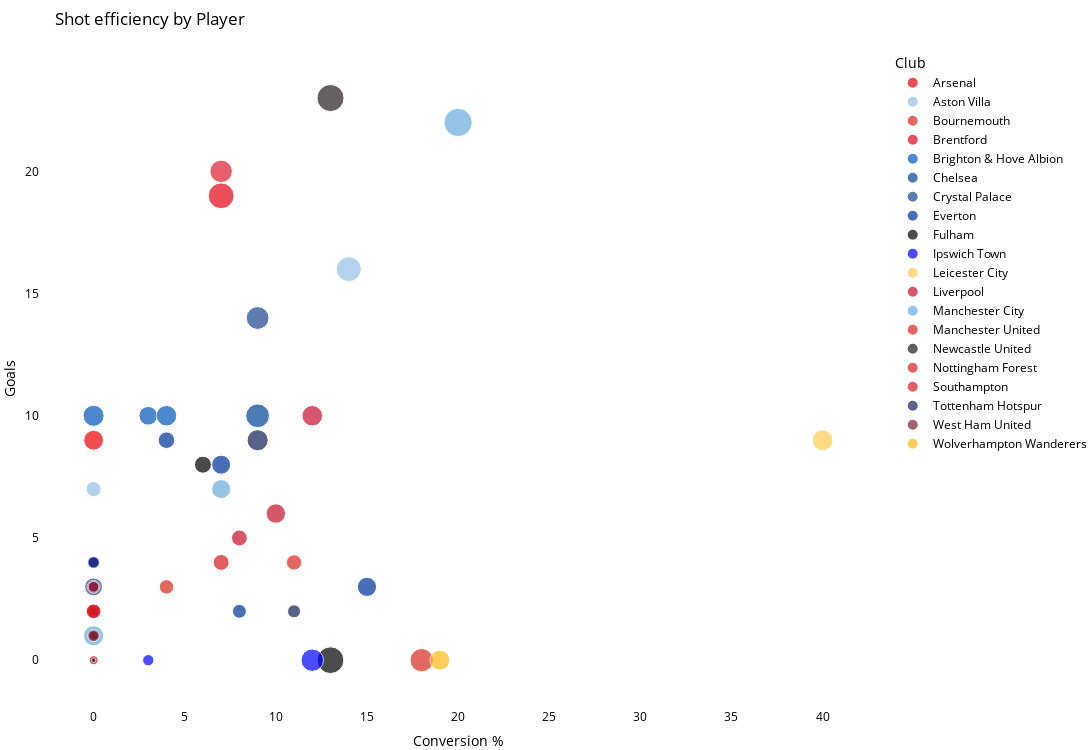

Notebook source saved alongside this figure:
### Markdown cell above
## 2. Análisis por Posición / Position-based Analysis

### Metodología / Methodology
Analizaremos el rendimiento específico por posición considerando:

1. **Delanteros (FWD)**
   - Eficiencia de tiro
   - Conversión de oportunidades
   - Contribución al juego

2. **Mediocampistas (MID)**
   - Balance ataque/defensa
   - Creación de juego
   - Presión y recuperación

3. **Defensas (DEF)**
   - Acciones defensivas
   - Construcción desde atrás
   - Duelos ganados

4. **Porteros (GKP)**
   - Paradas realizadas
   - Distribución
   - Prevención de goles

### Métricas Normalizadas / Normalized Metrics
Todas las métricas se analizarán por 90 minutos para permitir comparaciones justas entre jugadores con diferentes tiempos de juego.

### Code cell
## Offensive Statistics Interactive Plots by position
## Forward Players
df_fwd = df[df['Position'].isin(['FWD'])]
fig = px.scatter(
    df_fwd,
    x='Conversion %',
    y='Goals',
    size='Shots',
    color='Club',
    color_discrete_map=club_colors,
    hover_data=['Player Name', 'Club', 'Nationality', 'Position'],
    title='Shot efficiency by Player',
)

fig.update_layout(
    paper_bgcolor='white',
    plot_bgcolor='white',
    font=dict(color='black'),
    title=dict(font=dict(color='black')),
    height=750,
    width=1300,
    margin=dict(l=0, r=0, t=50, b=0)
)

fig.show()

### Figure 1 — Plotly figure (JSON) as saved in the notebook; plotly's stock layout.template omitted (floating-point values rounded to 4 significant figures)
{"data": [{"customdata": [["Gabriel Jesus", "Arsenal", "Brazil", "FWD"], ["Kai Havertz", "Arsenal", "Germany", "FWD"], ["Nathan Butler-Oyedeji", "Arsenal", "England", "FWD"]], "hovertemplate": "Club=%{customdata[1]}<br>Conversion %=%{x}<br>Goals=%{y}<br>Shots=%{marker.size}<br>Player Name=%{customdata[0]}<br>Nationality=%{customdata[2]}<br>Position=%{customdata[3]}<extra></extra>", "legendgroup": "Arsenal", "marker": {"color": "#EF0107", "size": [20, 53, 1], "sizemode": "area", "sizeref": 0.27, "symbol": "circle"}, "mode": "markers", "name": "Arsenal", "orientation": "v", "showlegend": true, "type": "scatter", "x": [0, 0, 0], "xaxis": "x", "y": [3, 9, 0], "yaxis": "y"}, {"customdata": [["Donyell Malen", "Aston Villa", "Netherlands", "FWD"], ["Jhon Durán", "Aston Villa", "Colombia", "FWD"], ["Ollie Watkins", "Aston Villa", "England", "FWD"]], "hovertemplate": "Club=%{customdata[1]}<br>Conversion %=%{x}<br>Goals=%{y}<br>Shots=%{marker.size}<br>Player Name=%{customdata[0]}<br>Nationality=%{customdata[2]}<br>Position=%{customdata[3]}<extra></extra>", "legendgroup": "Aston Villa", "marker": {"color": "#95BFE5", "size": [15, 31, 84], "sizemode": "area", "sizeref": 0.27, "symbol": "circle"}, "mode": "markers", "name": "Aston Villa", "orientation": "v", "showlegend": true, "type": "scatter", "x": [0, 0, 14], "xaxis": "x", "y": [3, 7, 16], "yaxis": "y"}, {"customdata": [["Daniel Jebbison", "Bournemouth", "Canada", "FWD"], ["Enes Ünal", "Bournemouth", "Turkiye", "FWD"], ["Evanilson", "Bournemouth", "Brazil", "FWD"], ["Remy Rees-Dottin", "Bournemouth", "England", "FWD"], ["Zain Silcott-Duberry", "Bournemouth", "England", "FWD"]], "hovertemplate": "Club=%{customdata[1]}<br>Conversion %=%{x}<br>Goals=%{y}<br>Shots=%{marker.size}<br>Player Name=%{customdata[0]}<br>Nationality=%{customdata[2]}<br>Position=%{customdata[3]}<extra></extra>", "legendgroup": "Bournemouth", "marker": {"color": "#DA291C", "size": [5, 20, 73, 0, 0], "sizemode": "area", "sizeref": 0.27, "symbol": "circle"}, "mode": "markers", "name": "Bournemouth", "orientation": "v", "showlegend": true, "type": "scatter", "x": [0, 0, 18, 0, 0], "xaxis": "x", "y": [1, 2, 0, 0, 0], "yaxis": "y"}, {"customdata": [["Fábio Carvalho", "Brentford", "Portugal", "FWD"], ["Gustavo Nunes", "Brentford", "Brazil", "FWD"], ["Igor Thiago", "Brentford", "Brazil", "FWD"], ["Yoane Wissa", "Brentford", "DR Congo", "FWD"]], "hovertemplate": "Club=%{customdata[1]}<br>Conversion %=%{x}<br>Goals=%{y}<br>Shots=%{marker.size}<br>Player Name=%{customdata[0]}<br>Nationality=%{customdata[2]}<br>Position=%{customdata[3]}<extra></extra>", "legendgroup": "Brentford", "marker": {"color": "#E30613", "size": [12, 0, 2, 90], "sizemode": "area", "sizeref": 0.27, "symbol": "circle"}, "mode": "markers", "name": "Brentford", "orientation": "v", "showlegend": true, "type": "scatter", "x": [0, 0, 0, 7], "xaxis": "x", "y": [2, 0, 0, 19], "yaxis": "y"}, {"customdata": [["Danny Welbeck", "Brighton & Hove Albion", "England", "FWD"], ["João Pedro", "Brighton & Hove Albion", "Brazil", "FWD"], ["Kaoru Mitoma", "Brighton & Hove Albion", "Japan", "FWD"]], "hovertemplate": "Club=%{customdata[1]}<br>Conversion %=%{x}<br>Goals=%{y}<br>Shots=%{marker.size}<br>Player Name=%{customdata[0]}<br>Nationality=%{customdata[2]}<br>Position=%{customdata[3]}<extra></extra>", "legendgroup": "Brighton & Hove Albion", "marker": {"color": "#0057B8", "size": [60, 47, 57], "sizemode": "area", "sizeref": 0.27, "symbol": "circle"}, "mode": "markers", "name": "Brighton & Hove Albion", "orientation": "v", "showlegend": true, "type": "scatter", "x": [0, 3, 4], "xaxis": "x", "y": [10, 10, 10], "yaxis": "y"}, {"customdata": [["João Félix", "Chelsea", "Portugal", "FWD"], ["Nicolas Jackson", "Chelsea", "Senegal", "FWD"], ["Shumaira Mheuka", "Chelsea", "England", "FWD"], ["Tyrique George", "Chelsea", "England", "FWD"]], "hovertemplate": "Club=%{customdata[1]}<br>Conversion %=%{x}<br>Goals=%{y}<br>Shots=%{marker.size}<br>Player Name=%{customdata[0]}<br>Nationality=%{customdata[2]}<br>Position=%{customdata[3]}<extra></extra>", "legendgroup": "Chelsea", "marker": {"color": "#034694", "size": [20, 76, 1, 3], "sizemode": "area", "sizeref": 0.27, "symbol": "circle"}, "mode": "markers", "name": "Chelsea", "orientation": "v", "showlegend": true, "type": "scatter", "x": [0, 9, 0, 0], "xaxis": "x", "y": [1, 10, 0, 1], "yaxis": "y"}, {"customdata": [["Asher Agbinone", "Crystal Palace", "England", "FWD"], ["Eddie Nketiah", "Crystal Palace", "England", "FWD"], ["Jean-Philippe Mateta", "Crystal Palace", "France", "FWD"]], "hovertemplate": "Club=%{customdata[1]}<br>Conversion %=%{x}<br>Goals=%{y}<br>Shots=%{marker.size}<br>Player Name=%{customdata[0]}<br>Nationality=%{customdata[2]}<br>Position=%{customdata[3]}<extra></extra>", "legendgroup": "Crystal Palace", "marker": {"color": "#1B458F", "size": [1, 43, 70], "sizemode": "area", "sizeref": 0.27, "symbol": "circle"}, "mode": "markers", "name": "Crystal Palace", "orientation": "v", "showlegend": true, "type": "scatter", "x": [0, 0, 9], "xaxis": "x", "y": [0, 3, 14], "yaxis": "y"}, {"customdata": [["Adam Armstrong", "Everton", "England", "FWD"], ["Armando Broja", "Everton", "Albania", "FWD"], ["Beto", "Everton", "Guinea-Bissau", "FWD"], ["Dominic Calvert-Lewin", "Everton", "England", "FWD"], ["Iliman Ndiaye", "Everton", "Senegal", "FWD"], ["Youssef Chermiti", "Everton", "Portugal", "FWD"]], "hovertemplate": "Club=%{customdata[1]}<br>Conversion %=%{x}<br>Goals=%{y}<br>Shots=%{marker.size}<br>Player Name=%{customdata[0]}<br>Nationality=%{customdata[2]}<br>Position=%{customdata[3]}<extra></extra>", "legendgroup": "Everton", "marker": {"color": "#003399", "size": [26, 4, 49, 50, 37, 3], "sizemode": "area", "sizeref": 0.27, "symbol": "circle"}, "mode": "markers", "name": "Everton", "orientation": "v", "showlegend": true, "type": "scatter", "x": [8, 0, 7, 15, 4, 0], "xaxis": "x", "y": [2, 0, 8, 3, 9, 0], "yaxis": "y"}, {"customdata": [["Jay Stansfield", "Fulham", "England", "FWD"], ["Martial Godo", "Fulham", "England", "FWD"], ["Raúl Jiménez", "Fulham", "Mexico", "FWD"], ["Rodrigo Muniz", "Fulham", "Brazil", "FWD"], ["Willian", "Fulham", "Brazil", "FWD"]], "hovertemplate": "Club=%{customdata[1]}<br>Conversion %=%{x}<br>Goals=%{y}<br>Shots=%{marker.size}<br>Player Name=%{customdata[0]}<br>Nationality=%{customdata[2]}<br>Position=%{customdata[3]}<extra></extra>", "legendgroup": "Fulham", "marker": {"color": "#000000", "size": [0, 0, 96, 39, 7], "sizemode": "area", "sizeref": 0.27, "symbol": "circle"}, "mode": "markers", "name": "Fulham", "orientation": "v", "showlegend": true, "type": "scatter", "x": [0, 0, 13, 6, 0], "xaxis": "x", "y": [0, 0, 0, 8, 0], "yaxis": "y"}, {"customdata": [["Ali Al-Hamadi", "Ipswich Town", "Iraq", "FWD"], ["George Hirst", "Ipswich Town", "Scotland", "FWD"], ["Jack Clarke", "Ipswich Town", "England", "FWD"], ["Liam Delap", "Ipswich Town", "England", "FWD"], ["Sam Szmodics", "Ipswich Town", "Ireland", "FWD"]], "hovertemplate": "Club=%{customdata[1]}<br>Conversion %=%{x}<br>Goals=%{y}<br>Shots=%{marker.size}<br>Player Name=%{customdata[0]}<br>Nationality=%{customdata[2]}<br>Position=%{customdata[3]}<extra></extra>", "legendgroup": "Ipswich Town", "marker": {"color": "#0000FF", "size": [4, 14, 17, 68, 21], "sizemode": "area", "sizeref": 0.27, "symbol": "circle"}, "mode": "markers", "name": "Ipswich Town", "orientation": "v", "showlegend": true, "type": "scatter", "x": [0, 0, 3, 12, 0], "xaxis": "x", "y": [0, 3, 0, 0, 4], "yaxis": "y"}, {"customdata": [["Jake Evans", "Leicester City", "England", "FWD"], ["Jamie Vardy", "Leicester City", "England", "FWD"], ["Jeremy Monga", "Leicester City", "England", "FWD"], ["Odsonne Édouard", "Leicester City", "France", "FWD"], ["Patson Daka", "Leicester City", "Zambia", "FWD"], ["Will Alves", "Leicester City", "England", "FWD"]], "hovertemplate": "Club=%{customdata[1]}<br>Conversion %=%{x}<br>Goals=%{y}<br>Shots=%{marker.size}<br>Player Name=%{customdata[0]}<br>Nationality=%{customdata[2]}<br>Position=%{customdata[3]}<extra></extra>", "legendgroup": "Leicester City", "marker": {"color": "#FECB52", "size": [0, 58, 3, 5, 15, 0], "sizemode": "area", "sizeref": 0.27, "symbol": "circle"}, "mode": "markers", "name": "Leicester City", "orientation": "v", "showlegend": true, "type": "scatter", "x": [0, 40, 0, 0, 0, 0], "xaxis": "x", "y": [0, 9, 0, 0, 1, 0], "yaxis": "y"}, {"customdata": [["Cody Gakpo", "Liverpool", "Netherlands", "FWD"], ["Darwin Núñez", "Liverpool", "Uruguay", "FWD"], ["Diogo Jota", "Liverpool", "Portugal", "FWD"], ["Federico Chiesa", "Liverpool", "Italy", "FWD"]], "hovertemplate": "Club=%{customdata[1]}<br>Conversion %=%{x}<br>Goals=%{y}<br>Shots=%{marker.size}<br>Player Name=%{customdata[0]}<br>Nationality=%{customdata[2]}<br>Position=%{customdata[3]}<extra></extra>", "legendgroup": "Liverpool", "marker": {"color": "#C8102E", "size": [57, 34, 51, 5], "sizemode": "area", "sizeref": 0.27, "symbol": "circle"}, "mode": "markers", "name": "Liverpool", "orientation": "v", "showlegend": true, "type": "scatter", "x": [12, 8, 10, 0], "xaxis": "x", "y": [10, 5, 6, 0], "yaxis": "y"}, {"customdata": [["Claudio Echeverri", "Manchester City", "Argentina", "FWD"], ["Divin Mubama", "Manchester City", "England", "FWD"], ["Erling Haaland", "Manchester City", "Norway", "FWD"], ["Omar Marmoush", "Manchester City", "Egypt", "FWD"], ["Savinho", "Manchester City", "Brazil", "FWD"]], "hovertemplate": "Club=%{customdata[1]}<br>Conversion %=%{x}<br>Goals=%{y}<br>Shots=%{marker.size}<br>Player Name=%{customdata[0]}<br>Nationality=%{customdata[2]}<br>Position=%{customdata[3]}<extra></extra>", "legendgroup": "Manchester City", "marker": {"color": "#6CABDD", "size": [0, 1, 108, 49, 55], "sizemode": "area", "sizeref": 0.27, "symbol": "circle"}, "mode": "markers", "name": "Manchester City", "orientation": "v", "showlegend": true, "type": "scatter", "x": [0, 0, 20, 7, 0], "xaxis": "x", "y": [0, 0, 22, 7, 1], "yaxis": "y"}, {"customdata": [["Chido Obi", "Manchester United", "Denmark", "FWD"], ["Joshua Zirkzee", "Manchester United", "Netherlands", "FWD"], ["Rasmus Højlund", "Manchester United", "Denmark", "FWD"]], "hovertemplate": "Club=%{customdata[1]}<br>Conversion %=%{x}<br>Goals=%{y}<br>Shots=%{marker.size}<br>Player Name=%{customdata[0]}<br>Nationality=%{customdata[2]}<br>Position=%{customdata[3]}<extra></extra>", "legendgroup": "Manchester United", "marker": {"color": "#DA291C", "size": [5, 28, 32], "sizemode": "area", "sizeref": 0.27, "symbol": "circle"}, "mode": "markers", "name": "Manchester United", "orientation": "v", "showlegend": true, "type": "scatter", "x": [0, 4, 11], "xaxis": "x", "y": [0, 3, 4], "yaxis": "y"}, {"customdata": [["Alexander Isak", "Newcastle United", "Sweden", "FWD"], ["Callum Wilson", "Newcastle United", "England", "FWD"], ["William Osula", "Newcastle United", "Denmark", "FWD"]], "hovertemplate": "Club=%{customdata[1]}<br>Conversion %=%{x}<br>Goals=%{y}<br>Shots=%{marker.size}<br>Player Name=%{customdata[0]}<br>Nationality=%{customdata[2]}<br>Position=%{customdata[3]}<extra></extra>", "legendgroup": "Newcastle United", "marker": {"color": "#241F20", "size": [99, 6, 4], "sizemode": "area", "sizeref": 0.27, "symbol": "circle"}, "mode": "markers", "name": "Newcastle United", "orientation": "v", "showlegend": true, "type": "scatter", "x": [13, 0, 0], "xaxis": "x", "y": [23, 0, 1], "yaxis": "y"}, {"customdata": [["Chris Wood", "Nottingham Forest", "New Zealand", "FWD"], ["Jota Silva", "Nottingham Forest", "Portugal", "FWD"], ["Ramón Sosa", "Nottingham Forest", "Paraguay", "FWD"], ["Taiwo Awoniyi", "Nottingham Forest", "Nigeria", "FWD"]], "hovertemplate": "Club=%{customdata[1]}<br>Conversion %=%{x}<br>Goals=%{y}<br>Shots=%{marker.size}<br>Player Name=%{customdata[0]}<br>Nationality=%{customdata[2]}<br>Position=%{customdata[3]}<extra></extra>", "legendgroup": "Nottingham Forest", "marker": {"color": "#DD1E2F", "size": [68, 23, 11, 10], "sizemode": "area", "sizeref": 0.27, "symbol": "circle"}, "mode": "markers", "name": "Nottingham Forest", "orientation": "v", "showlegend": true, "type": "scatter", "x": [7, 0, 0, 0], "xaxis": "x", "y": [20, 3, 1, 1], "yaxis": "y"}, {"customdata": [["Albert Grønbæk", "Southampton", "Denmark", "FWD"], ["Ben Brereton", "Southampton", "Chile", "FWD"], ["Cameron Archer", "Southampton", "England", "FWD"], ["Chiedozie Ogbene", "Southampton", "Ireland", "FWD"], ["Paul Onuachu", "Southampton", "Nigeria", "FWD"], ["Ross Stewart", "Southampton", "Scotland", "FWD"], ["Tyler Dibling", "Southampton", "England", "FWD"]], "hovertemplate": "Club=%{customdata[1]}<br>Conversion %=%{x}<br>Goals=%{y}<br>Shots=%{marker.size}<br>Player Name=%{customdata[0]}<br>Nationality=%{customdata[2]}<br>Position=%{customdata[3]}<extra></extra>", "legendgroup": "Southampton", "marker": {"color": "#D71920", "size": [2, 11, 29, 0, 34, 9, 28], "sizemode": "area", "sizeref": 0.27, "symbol": "circle"}, "mode": "markers", "name": "Southampton", "orientation": "v", "showlegend": true, "type": "scatter", "x": [0, 0, 0, 0, 7, 0, 0], "xaxis": "x", "y": [0, 0, 2, 0, 4, 1, 2], "yaxis": "y"}, {"customdata": [["Dane Scarlett", "Tottenham Hotspur", "England", "FWD"], ["Dominic Solanke", "Tottenham Hotspur", "England", "FWD"], ["Mathys Tel", "Tottenham Hotspur", "France", "FWD"], ["Mikey Moore", "Tottenham Hotspur", "England", "FWD"], ["Richarlison", "Tottenham Hotspur", "Brazil", "FWD"], ["Will Lankshear", "Tottenham Hotspur", "England", "FWD"], ["Wilson Odobert", "Tottenham Hotspur", "France", "FWD"]], "hovertemplate": "Club=%{customdata[1]}<br>Conversion %=%{x}<br>Goals=%{y}<br>Shots=%{marker.size}<br>Player Name=%{customdata[0]}<br>Nationality=%{customdata[2]}<br>Position=%{customdata[3]}<extra></extra>", "legendgroup": "Tottenham Hotspur", "marker": {"color": "#132257", "size": [1, 60, 23, 3, 17, 0, 13], "sizemode": "area", "sizeref": 0.27, "symbol": "circle"}, "mode": "markers", "name": "Tottenham Hotspur", "orientation": "v", "showlegend": true, "type": "scatter", "x": [0, 9, 11, 0, 0, 0, 0], "xaxis": "x", "y": [0, 9, 2, 0, 4, 0, 1], "yaxis": "y"}, {"customdata": [["Crysencio Summerville", "West Ham United", "Netherlands", "FWD"], ["Danny Ings", "West Ham United", "England", "FWD"], ["Evan Ferguson", "West Ham United", "Ireland", "FWD"], ["Michail Antonio", "West Ham United", "Jamaica", "FWD"], ["Niclas Füllkrug", "West Ham United", "Germany", "FWD"]], "hovertemplate": "Club=%{customdata[1]}<br>Conversion %=%{x}<br>Goals=%{y}<br>Shots=%{marker.size}<br>Player Name=%{customdata[0]}<br>Nationality=%{customdata[2]}<br>Position=%{customdata[3]}<extra></extra>", "legendgroup": "West Ham United", "marker": {"color": "#7A263A", "size": [14, 14, 12, 19, 16], "sizemode": "area", "sizeref": 0.27, "symbol": "circle"}, "mode": "markers", "name": "West Ham United", "orientation": "v", "showlegend": true, "type": "scatter", "x": [0, 0, 0, 0, 0], "xaxis": "x", "y": [1, 1, 1, 1, 3], "yaxis": "y"}, {"customdata": [["Jørgen Strand Larsen", "Wolverhampton Wanderers", "Norway", "FWD"]], "hovertemplate": "Club=%{customdata[1]}<br>Conversion %=%{x}<br>Goals=%{y}<br>Shots=%{marker.size}<br>Player Name=%{customdata[0]}<br>Nationality=%{customdata[2]}<br>Position=%{customdata[3]}<extra></extra>", "legendgroup": "Wolverhampton Wanderers", "marker": {"color": "#FDB913", "size": [54], "sizemode": "area", "sizeref": 0.27, "symbol": "circle"}, "mode": "markers", "name": "Wolverhampton Wanderers", "orientation": "v", "showlegend": true, "type": "scatter", "x": [19], "xaxis": "x", "y": [0], "yaxis": "y"}], "layout": {"font": {"color": "black"}, "height": 750, "legend": {"itemsizing": "constant", "title": {"text": "Club"}, "tracegroupgap": 0}, "margin": {"b": 0, "l": 0, "r": 0, "t": 50}, "paper_bgcolor": "white", "plot_bgcolor": "white", "title": {"font": {"color": "black"}, "text": "Shot efficiency by Player"}, "width": 1300, "xaxis": {"anchor": "y", "domain": [0, 1], "title": {"text": "Conversion %"}}, "yaxis": {"anchor": "x", "domain": [0, 1], "title": {"text": "Goals"}}}}
